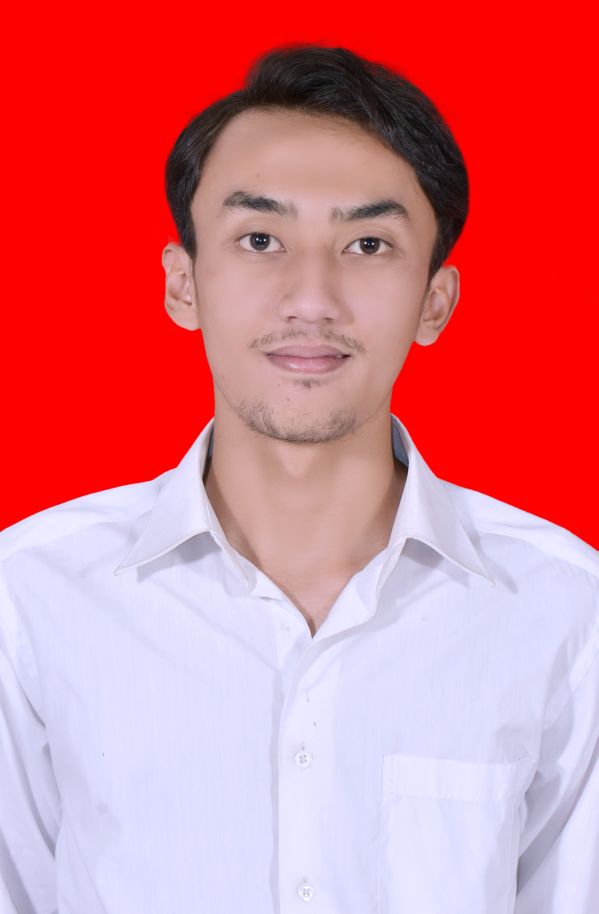
#> input picture Rei.jpg, 1197 x 1827 px, found by its file name (shown at 1/2 size)
$ python Histogram.py
#> lines starting #> are read from the running program, lines starting #| are printed output that depends on the picture
import numpy as np
import imageio.v3 as iio
import matplotlib.pyplot as plt
# Membaca Gambar
img = iio.imread("rei.jpg")
#> img is the input picture: shape (1827, 1197, 3); mean R, G, B 219.4, 121.5, 132.9
# Membuat variabel y x dan channel
img_height = img.shape[0]
#> img_height = 1827
img_width = img.shape[1]
#> img_width = 1197
img_channel = img.shape[2]
#> img_channel = 3

# Merubah gambar menjadi Grayscale

# Memubat variabel dengan array bernilai kosong
img_grayscale = np.zeros(img.shape, dtype=np.uint8)

for y in range(0, img_height):
    for x in range(0, img_width):
        red = img[y][x][0]
        green = img[y][x][1]
        blue = img[y][x][2]
        # Nilai intensitas RGB dijumlahkan lalu dibagi 3(karena terdapat 3 warna) untuk mendapat nilai rata2 yang akan dipakai untuk nilai grayscale
        gray = (int(red) + int(green) + int(blue)) / 3
        img_grayscale[y][x] = (gray, gray, gray)
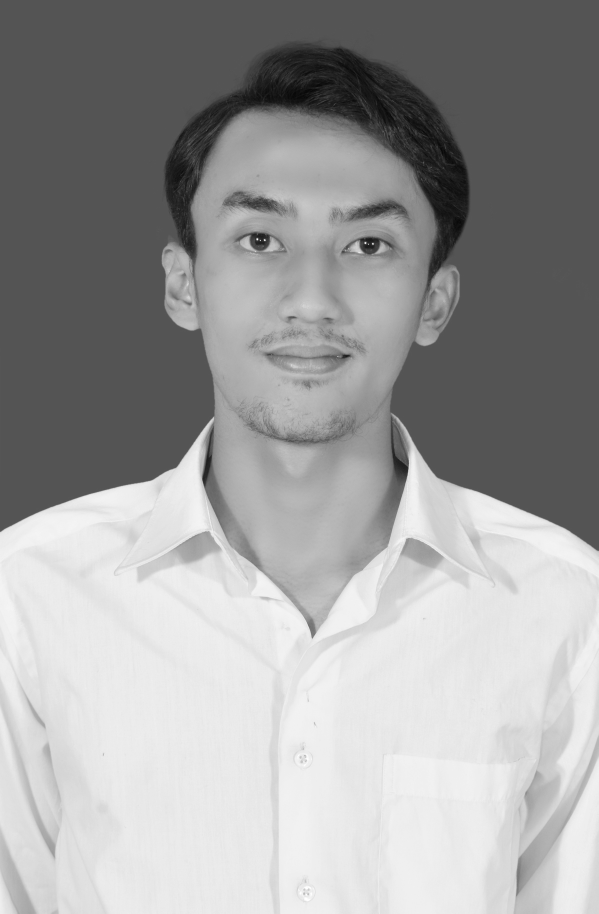
#> img_grayscale: shape (1827, 1197, 3) (shown at 1/2 size); min 5, max 255, mean 157.5

plt.imshow(img_grayscale)
plt.title("Grayscale")
plt.show()

# Menampilkan Histogram Gambar Grayscale
# Membuat variabel untuk menyimpan data gambar
hg = np.zeros((256))

# Mengisi setiap nilai dalam array hg dengan 0
for x in range(0, 256):
    hg[x] = 0


# Menghitung nilai dari gambar
for y in range(0, img_height):
    for x in range(0, img_width):
        gray = img_grayscale[y][x][0]
        hg[gray] += 1
#> after the loop, hg = 256 values, max 740438 at index 84, min 0 at index 0, mean 8542.7


# plt.figure(figsize=(20, 6))
# plt.plot(hg, color="black", linewidth=2.0)
# plt.show()

bins = np.linspace(0, 256, 100)
plt.hist(hg, bins, color="black", alpha=0.5)
plt.title("Histogram")
plt.show()
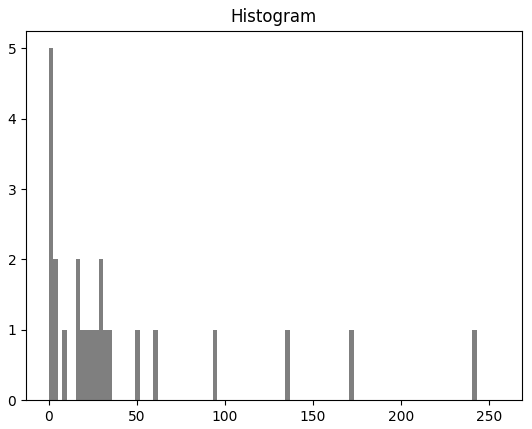
#> figure drawn by matplotlib, 1 panel; tallest bar 5 high, from x = 2.22e-16 to 2.59


# Menampilkan Histogram Gambar RGB
# Membuat variabel untuk menyimpan data gambar
# Membuat ukuran 256 (Nilai intensitas pixel 0 - 255)
# perwarna 256
hgr = np.zeros((256))
hgg = np.zeros((256))
hgb = np.zeros((256))
# Membuat ukuran 768 (nilai intensitas pixel 0-767) untuk kombinasi RGB
hgrgb = np.zeros((768))


# Mengisi setiap nilai dalam array hg dengan 0
for x in range(0, 256):
    hgr[x] = 0
    hgg[x] = 0
    hgb[x] = 0

for x in range(0, 768):
    hgrgb[x] = 0

# Menghitung nilai dari gambar
for x in range(0, 256):
    hgr[x] = 0
    hgg[x] = 0
    hgb[x] = 0

for x in range(0, 768):
    hgrgb[x] = 0

# th = int(256/64)
temp = [0]
for y in range(0, img.shape[0]):
    for x in range(0, img.shape[1]):
        red = int(img[y][x][0])
        green = int(img[y][x][1])
        blue = int(img[y][x][2])
        green = green + 256
        blue = blue + 512
#         temp.append(green)
        hgrgb[red] += 1
        hgrgb[green] += 1
        hgrgb[blue] += 1
#> after the loop, hgrgb = 768 values, max 738920 at index 256, min 0 at index 0, mean 8542.7

binsrgb = np.linspace(0, 768, 100)
plt.hist(hgrgb, binsrgb, color="black", alpha=0.5)
# plt.plot(hgrgb)
plt.title("Histogram Red Green Blue")
plt.show()
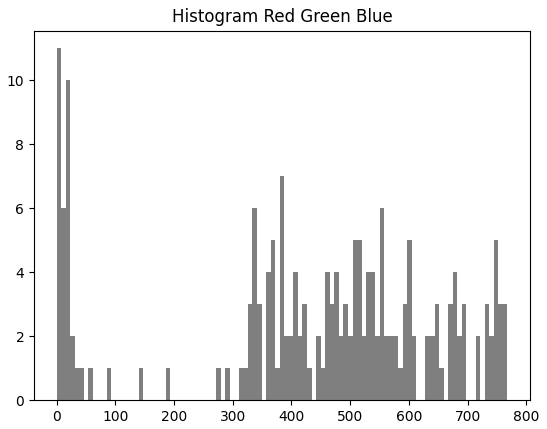
#> figure drawn by matplotlib, 1 panel; tallest bar 11 high, from x = 0 to 7.76


# Menampilkan Histogram
for y in range(0, img_height):
    for x in range(0, img_width):
        red = img[y][x][0]
        green = img[y][x][1]
        blue = img[y][x][2]
        hgr[red] += 1
        hgg[green] += 1
        hgb[blue] += 1
#> after the loop, hgb = 256 values, max 738917 at index 0, min 537 at index 69, mean 8542.7; hgg = 256 values, max 738920 at index 0, min 11 at index 251, mean 8542.7; hgr = 256 values, max 736154 at index 254, min 0 at index 0, mean 8542.7


# Membuat range atau interval nilai pada histogram hingga 100 dengan intensitas nilai 0 - 256
bins = np.linspace(0, 256, 100)
plt.hist(hgr, bins, color="red", alpha=0.5)
plt.title("Histogram Red")
plt.show()
#> figure, not shown here; tallest bar 10 high, from x = 2.22e-16 to 2.59

plt.hist(hgg, bins, color="green", alpha=0.5)
plt.title("Histogram Green")
plt.show()
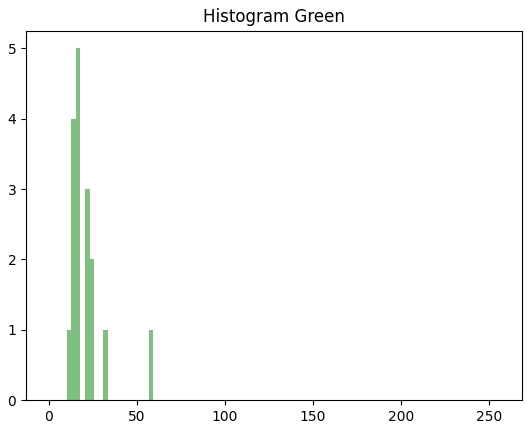
#> figure drawn by matplotlib, 1 panel; tallest bar 5 high, from x = 15.52 to 18.1

plt.hist(hgb, bins, color="blue", alpha=0.5)
plt.title("Histogram Blue")
plt.show()
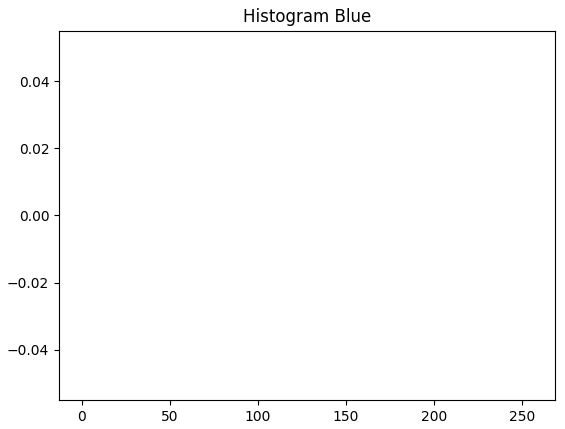
#> figure drawn by matplotlib, 1 panel

# Menampilkan Histogram Kumulatif

# Menghitung histogram untuk grayscale image
hgk = np.zeros((256))
c = np.zeros((256))


# Menginisialisasi nilai array hgk dan c dengan 0
for x in range(0, 256):
    hgk[x] = 0
    c[x] = 0

# Looping untuk menghitung nilai histogram untuk setiap nilai intensitas gray pada citra grayscale
for y in range(0, img_height):
    for x in range(0, img_width):
        gray = img_grayscale[y][x][0]
        hgk[gray] += 1
#> after the loop, hgk has the same summary as hg


# Looping untuk menghitung nilai kumulatif histogram
c[0] = hgk[0]
for x in range(1, 256):
    c[x] = c[x-1] + hgk[x]
#> after the loop, c = 256 values from 0 to 2186919

hmaxk = c[255]
#> hmaxk = 2186919

for x in range(0, 256):
    c[x] = 190 * c[x] / hmaxk
#> after the loop, c = 256 values from 0 to 190

plt.hist(c, bins, color="black", alpha=0.5)
plt.title("Histogram Grayscale Kumulatif")
plt.show()
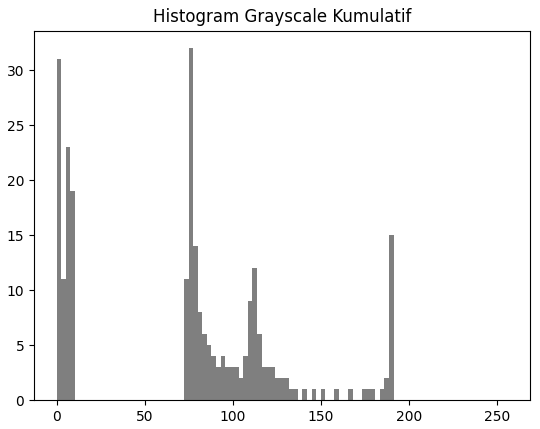
#> figure drawn by matplotlib, 1 panel; tallest bar 32 high, from x = 74.99 to 77.58


# Menampilkan Histogram Hequalisasi

# Inisialisasi array untuk histogram grayscale, distribusi kumulatif, dan hequalisasi
hgh = np.zeros((256))
h = np.zeros((256))
c = np.zeros((256))


# Set semua elemen array ke 0
for x in range(0, 256):
    hgh[x] = 0
    h[x] = 0
    c[x] = 0

# Hitung histogram grayscale
for y in range(0, img_height):
    for x in range(0, img_width):
        gray = img_grayscale[y][x][0]
        hgh[gray] += 1
#> after the loop, hgh has the same summary as hg

# Hitung distribusi kumulatif dan normalisasi
h[0] = hgh[0]
for x in range(1, 256):
    h[x] = h[x-1] + hgh[x]
#> after the loop, h = 256 values from 0 to 2186919

for x in range(0, 256):
    h[x] = h[x] / img_height / img_width
#> after the loop, h = 256 values from 0 to 1
# Buat citra baru dengan equalisasi histogram
for x in range(0, 256):
    hgh[x] = 0
#> after the loop, hgh = 256 values from 0 to 0

for y in range(0, img_height):
    for x in range(0, img_width):
        gray = img_grayscale[y][x][0]
        gray = h[gray] * 255
        hgh[int(gray)] += 1
#> after the loop, hgh = 256 values, max 746936 at index 99, min 0 at index 13, mean 8542.7
# Hitung distribusi kumulatif dan normalisasi lagi
c[0] = hgh[0]
for x in range(1, 256):
    c[x] = c[x-1] + hgh[x]
#> after the loop, c = 256 values from 7540 to 2186919

hmaxk = c[255]
# Skala hasil equalisasi ke 0-190
for x in range(0, 256):
    c[x] = 190 * c[x] / hmaxk
#> after the loop, c = 256 values from 0.655 to 190

plt.hist(c, bins, color="black", alpha=0.5)
plt.title("Histogram Grayscale Hequalisasi")
plt.show()
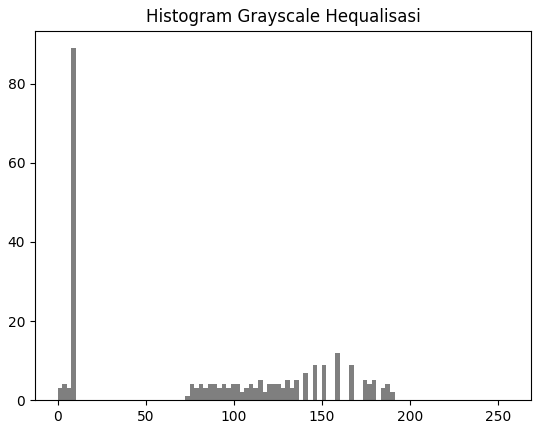
#> figure drawn by matplotlib, 1 panel; tallest bar 89 high, from x = 7.76 to 10.34
